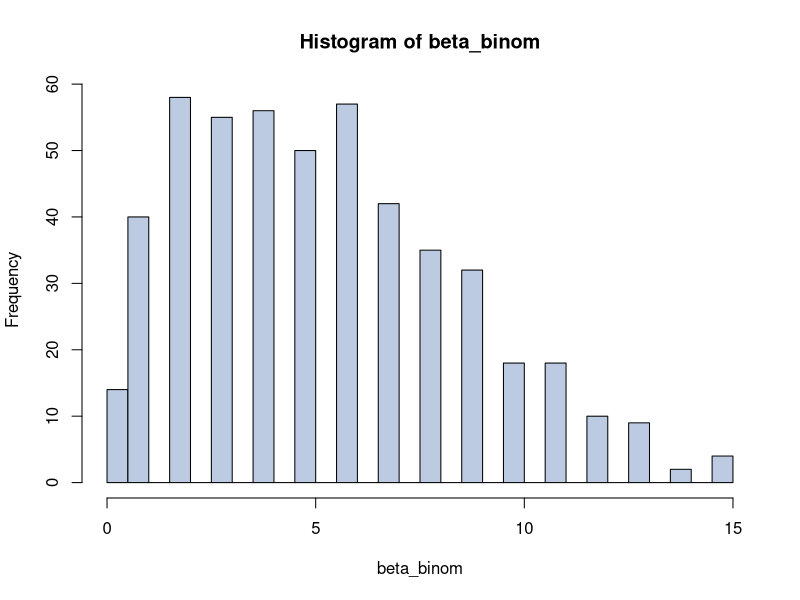
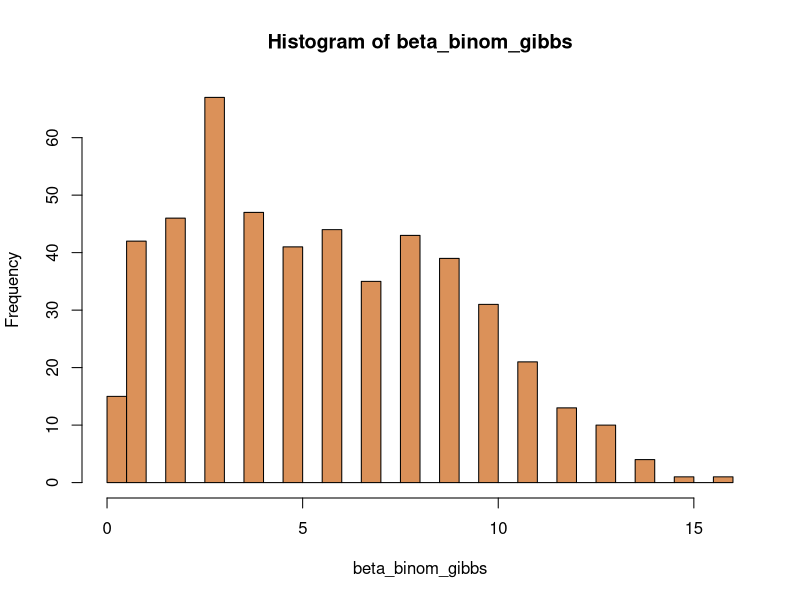
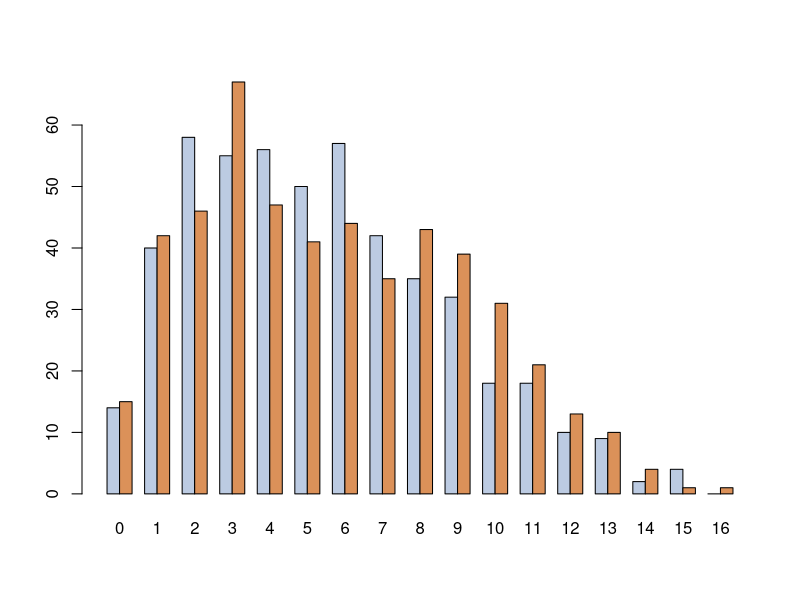

The R script that drew these images, in order:
library(VGAM)
library(ggplot2)
library(grid)
library(gridExtra)
library(plotrix)

set.seed(123)

n = 16
a = 2
b = 4
m = 500

beta_binom <- rbetabinom.ab(m, n, a, b, .dontuse.prob = NULL)
hist(beta_binom, breaks = 30, col="#bccbe2")

#run 500 chains with k = 10


set.seed(123)
k = 10
beta_binom_gibbs = rep(NA, m)
for (i in 1:m){
  y = rbeta(1, 1, 1)
  for (s in 1:k){
    x = rbinom(1, n, y)
    y = rbeta(1, x+a, n-x+b)
  }
  beta_binom_gibbs[i] = x
}

hist(beta_binom_gibbs, breaks=30, col="#db9159")

l <- list(beta_binom, beta_binom_gibbs)
multhist(l, breaks = seq(-0.5, 16.5, by=1), col=c("#bccbe2","#db9159"))
